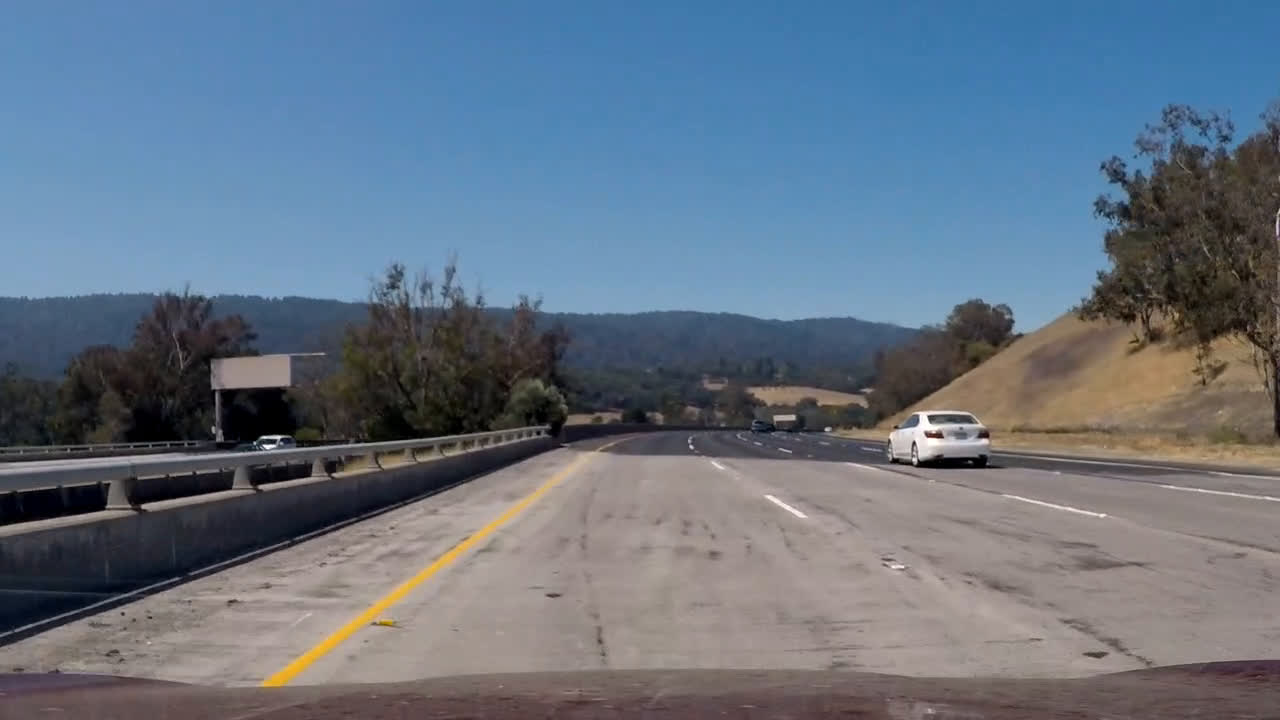
#> input picture test_images/test7.jpg, 1280 x 720 px; its folder holds only this picture in this run
$ jupyter execute 'Gradient Threshold.ipynb'   (shell and % lines are left out)   (older library calls are emulated)
#> lines starting #> are read from the running program, lines starting #| are printed output that depends on the picture; after the words box and inside, x2 and y2 are one past the last pixel; in counts of white or black regions, pixels touching at a corner belong together
[cell 1]
import glob
import pickle

import cv2
import matplotlib.pyplot as plt
import matplotlib.image as mpimg
import numpy as np

[cell 2]
images = glob.glob('test_images/test*.jpg')

transform_pickle_path = 'wide_transform_pickle.p'
with open(transform_pickle_path, mode='rb') as f:
#> (reads wide_transform_pickle.p from the repository)
    transform_pickle = pickle.load(f)
M, Minv = transform_pickle['M'], transform_pickle['Minv']

dist_pickle_path = 'wide_dist_pickle.p'
with open(dist_pickle_path, mode='rb') as f:
#> (reads wide_dist_pickle.p from the repository)
    dist_pickle = pickle.load(f)
mtx, dist = dist_pickle['mtx'], dist_pickle['dist']

[cell 3]
# Edit this function to create your own pipeline.
def pipeline(img, s_thresh=(170, 255), sx_thresh=(20, 100)):
    img = np.copy(img)
    # Convert to HSV color space and separate the V channel
    hsv = cv2.cvtColor(img, cv2.COLOR_RGB2HLS).astype(np.float)
    l_channel = hsv[:,:,1]
    s_channel = hsv[:,:,2]

    # Sobel x
    sobelx = cv2.Sobel(l_channel, cv2.CV_64F, 1, 0) # Take the derivative in x
    abs_sobelx = np.absolute(sobelx) # Absolute x derivative to accentuate lines away from horizontal
    scaled_sobel = np.uint8(255*abs_sobelx/np.max(abs_sobelx))

    # Threshold x gradient
    sxbinary = np.zeros_like(scaled_sobel)
    sxbinary[(scaled_sobel >= sx_thresh[0]) & (scaled_sobel <= sx_thresh[1])] = 1

    # Threshold color channel
    s_binary = np.zeros_like(s_channel)
    s_binary[(s_channel >= s_thresh[0]) & (s_channel <= s_thresh[1])] = 1
    # Stack each channel
    # Note color_binary[:, :, 0] is all 0s, effectively an all black image. It might
    # be beneficial to replace this channel with something else.
    binary_output = np.zeros_like(sxbinary)
    binary_output[(s_binary == 1) | (sxbinary == 1)] = 1
    return binary_output

[cell 4]
# Step through the list and search for chessboard corners
fig = plt.figure(figsize=(10, 15))

for idx, fname in enumerate(images):
    img = mpimg.imread(fname)
#> img is the input picture: shape (720, 1280, 3); mean R, G, B 101.5, 115.2, 130.7
    img = cv2.undistort(img, mtx, dist, None, mtx)
    img_size = img.shape[1::-1]
#> img_size = (1280, 720)


    # Draw and display the original images
    sub1 = plt.subplot(len(images), 2, (idx*2)+1)
    sub1.imshow(img)
    if idx == 0:
        sub1.set_title('Original Images')

    # Apply each of the thresholding functions
    thresholded_img = pipeline(img)
#> in pipeline, `l_channel = hsv[:,:,1]`:
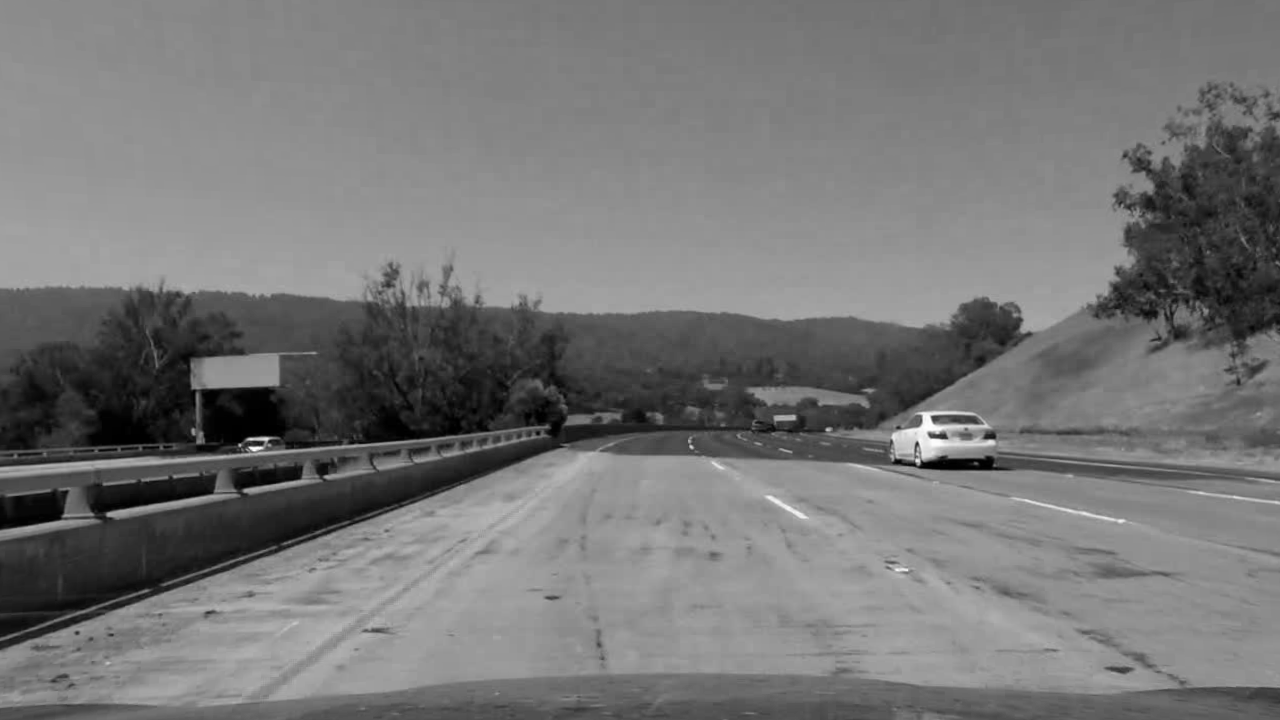
#> l_channel: shape (720, 1280) float64; min 0, max 254, mean 117.7
#> in pipeline, `s_channel = hsv[:,:,2]`:
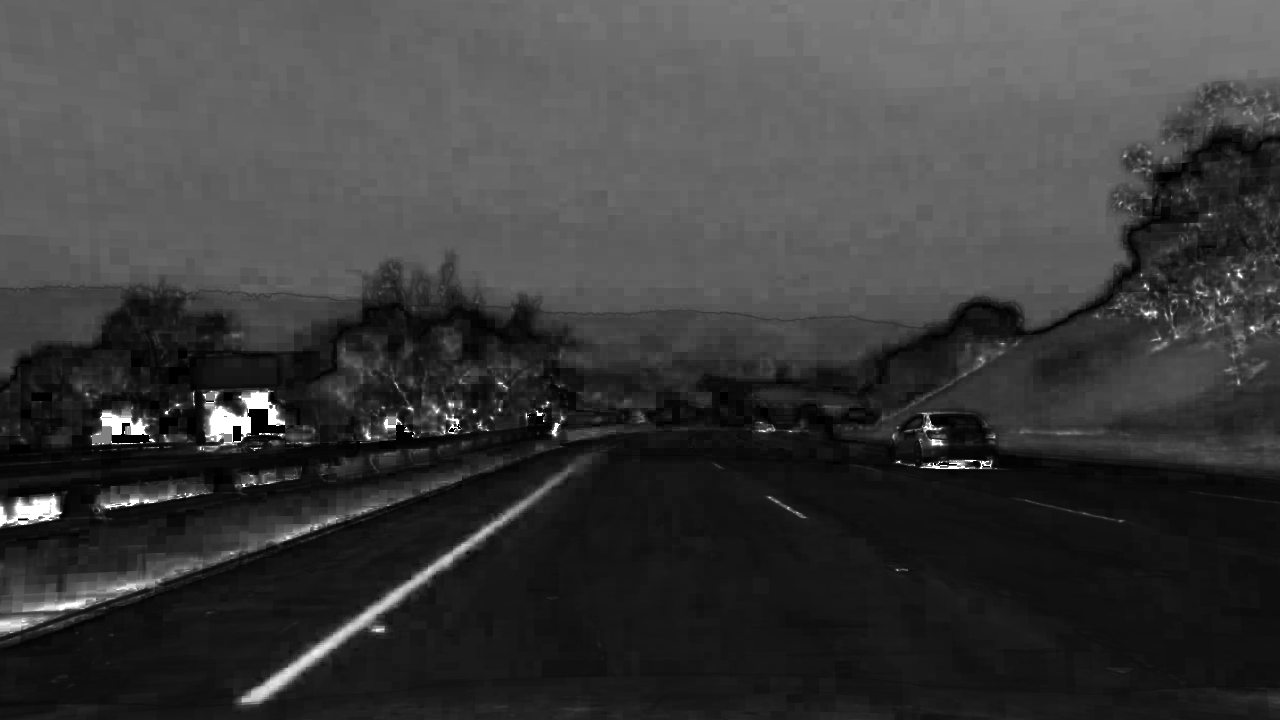
#> s_channel: shape (720, 1280) float64; min 0, max 255, mean 59.6
#> in pipeline, `sobelx = cv2.Sobel(l_channel, cv2.CV_64F, 1, 0)`:
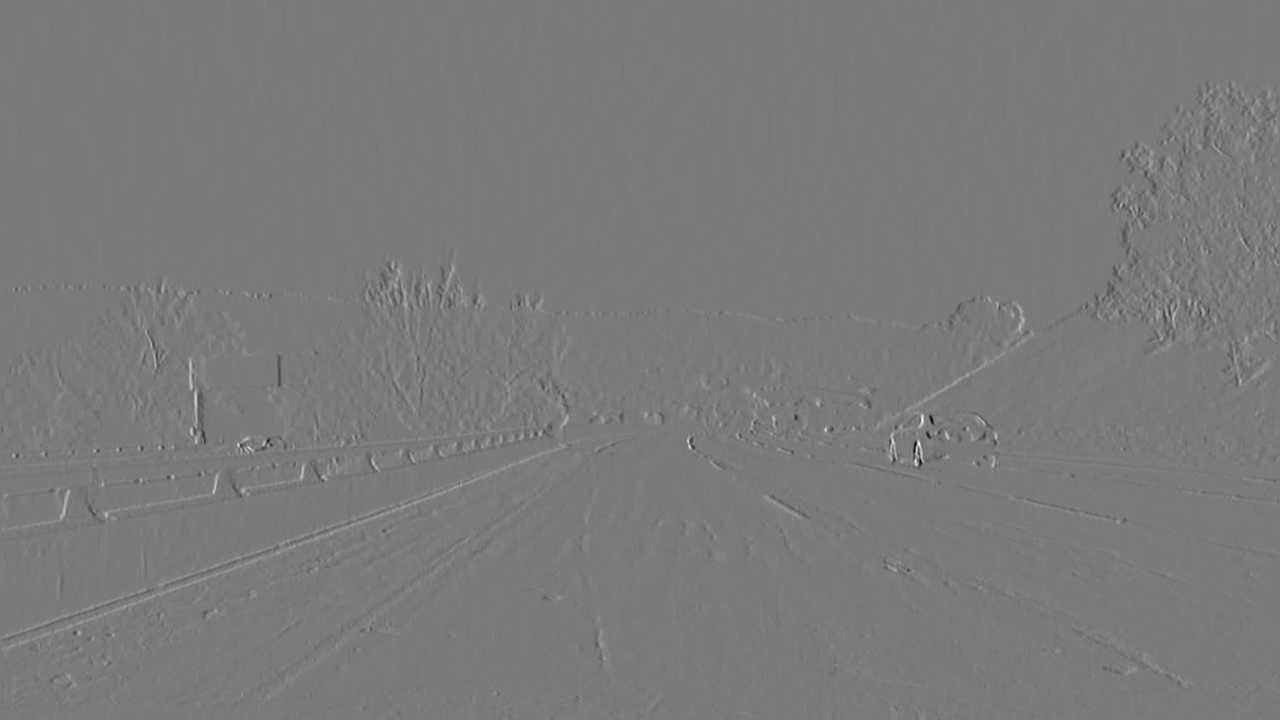
#> sobelx: shape (720, 1280) float64; min -593, max 631, mean 0; drawn with min black and max white
#> thresholded_img: shape (720, 1280); values 0 (black) and 1 (white), 3.8% white; 1840 white regions (1556 under 20 px), largest, box (x1, y1, x2, y2) and area: (241, 544, 470, 703) 1945, (186, 357, 274, 457) 1845, (0, 488, 71, 528) 1176
    thresholded_img = cv2.warpPerspective(thresholded_img, M, img_size, flags=cv2.INTER_LINEAR)
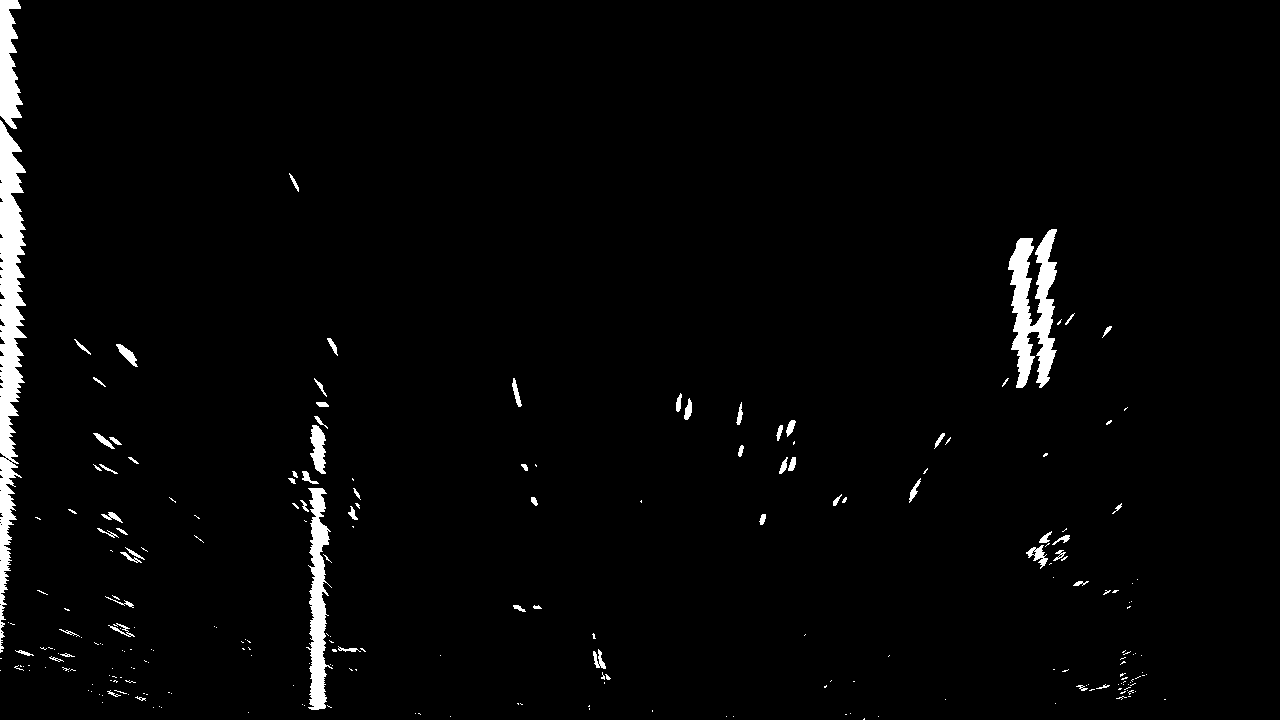
#> thresholded_img: shape (720, 1280); values 0 (black) and 1 (white), 2.4% white; 243 white regions (177 under 20 px), largest, box (x1, y1, x2, y2) and area: (0, 120, 27, 653) 7575, (1008, 229, 1057, 388) 4386, (306, 488, 333, 710) 3014
    sub2 = plt.subplot(len(images), 2, (idx*2)+2)
    sub2.imshow(thresholded_img, cmap='gray')
    if idx == 0:
        sub2.set_title('Original Images with source points')

fig.tight_layout()
plt.show()
